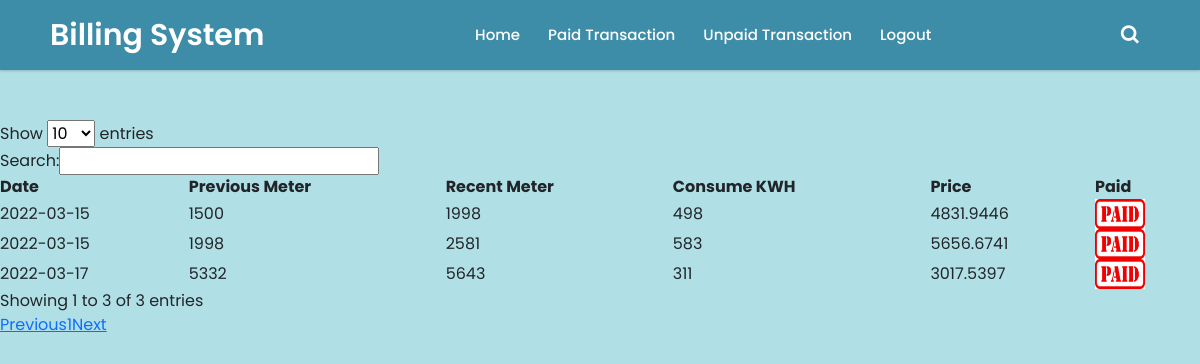
/previous.php (signed in), run on the app's committed database.
### tables this page shows
CREATE TABLE `marvin` (
  `id` int(11) NOT NULL,
  `card` varchar(250) NOT NULL,
  `date` varchar(250) NOT NULL,
  `previous` varchar(250) NOT NULL,
  `recent` varchar(250) NOT NULL,
  `consume` varchar(250) NOT NULL,
  `price` varchar(250) NOT NULL,
  `paid` varchar(250) NOT NULL
);

### previous.php (the view, shortened to what this page needs)
<?php
if(isset($_SESSION['userid'])){
?>
<!DOCTYPE html>
<html lang="en" dir="ltr">
<head>
  <link rel="stylesheet" href="css/try.css">
  <link href='https://unpkg.com/boxicons@2.0.7/css/boxicons.min.css' rel='stylesheet'>
    <link href="https://cdn.jsdelivr.net/npm/bootstrap@5.0.2/dist/css/bootstrap.min.css" rel="stylesheet">
    <link rel="stylesheet" href="https://code.jquery.com/ui/1.12.1/themes/base/jquery-ui.css">
    <link rel="stylesheet" href="https://cdn.datatables.net/1.11.5/css/dataTables.jqueryui.min.css">
</head>
<body style="background-color:powderblue;">
  <nav>
    <div class="navbar">
      <div class="logo"><a href="#">Billing System</a></div>
      <div class="nav-links">
        <ul class="links">
          <li><a href="home.php">Home</a></li>
          <li><a href="previous.php">Paid Transaction</a></li>
          <li><a href="balance.php">Unpaid Transaction</a></li>
          <li><a href="include/logout.php">Logout</a></li>
        </ul>
      </div>
      <div class="search-box">
        <i class='bx bx-search'></i>
      </div>
    </div>
  </nav>
  <br><br><br><br>
  ?><br>
  <?php
  $name = $_SESSION["userusername"];
  require "include/dbcon.php";
  $sql = "SELECT * FROM $name WHERE paid LIKE 'PAID'";
  $result = mysqli_query($conn , $sql);
  $resultCheck = mysqli_num_rows($result);
  ?>
<table id="example" class="display" style="width:100%">
        <thead>
            <tr>
                <th>Date</th>
                <th>Previous Meter</th>
                <th>Recent Meter</th>
                <th>Consume KWH</th>
                <th>Price</th>
                <th>Paid</th>
            </tr>
        </thead>
        <tbody>
        <?php
        if($resultCheck > 0){
            while($row = mysqli_fetch_assoc($result)){
           echo" <tr>";
           echo' <td>'. $row['date'] .'</td>';
           echo' <td>'. $row['previous'] .'</td>';
           echo' <td>'. $row['recent'] .'</td>';
           echo' <td>'. $row['consume'] .'</td>';
           echo' <td>'. $row['price'] .'</td>';
           echo' <td><img src = "icon/paid.jpg"height="30"width="50"></td>';
           echo' </tr>';
          }
        }
           ?>
        </tbody>
    </table>
    <?php
}else if(isset($_SESSION['adminid'])){
  header("Location: admin/adminmain.php?error=click");
 exit();
}else
{
   header("Location: index.php?error=click");
   exit();
}
   ?>
</body>
</html>

### css/try.css (style rules this page uses)
* { margin: 0; padding: 0; box-sizing: border-box; font-family: "Poppins", sans-serif; }
body { min-height: 100vh; }
nav { position: fixed; top: 0; left: 0; width: 100%; height: 100%; height: 70px; background: #3e8da8; box-shadow: 0 1px 2px rgba(0, 0, 0, 0.2); z-index: 99; }
nav .navbar { height: 100%; max-width: 1250px; width: 100%; display: flex; align-items: center; justify-content: space-between; margin: auto; padding: 0 50px; }
.navbar .logo a { font-size: 30px; color: #fff; text-decoration: none; font-weight: 600; }
nav .navbar .nav-links { line-height: 70px; height: 100%; }
nav .navbar .links { display: flex; }
nav .navbar .links li { position: relative; display: flex; align-items: center; justify-content: space-between; list-style: none; padding: 0 14px; }
nav .navbar .links li a { height: 100%; text-decoration: none; white-space: nowrap; color: #fff; font-size: 15px; font-weight: 500; }
.navbar .search-box { position: relative; height: 40px; width: 40px; }
.navbar .search-box i { position: absolute; height: 100%; width: 100%; line-height: 40px; text-align: center; font-size: 22px; color: #fff; font-weight: 600; cursor: pointer; transition: all 0.3s ease; }

### data on the page
marvin: date "2022-03-15", previous "1500", recent "1998", consume "498", price "4831.9446"
marvin: date "2022-03-15", previous "1998", recent "2581", consume "583", price "5656.6741"
marvin: date "2022-03-17", previous "5332", recent "5643", consume "311", price "3017.5397"
